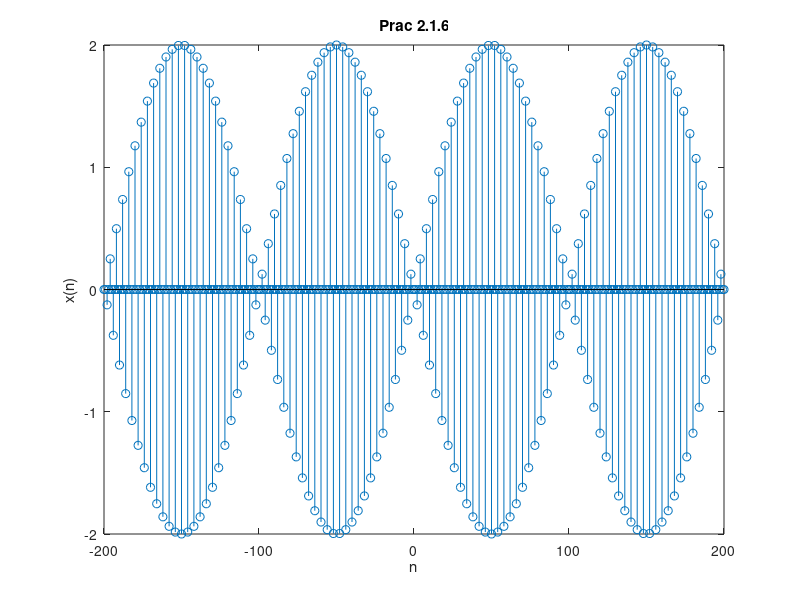

Source code (MATLAB):
% 한밭대학교 20191780 육정훈

n = -200:200;
x = 2 * sin(0.01 * pi * n) .* cos(0.5 * pi * n);

stem(n, x); title('Prac 2.1.6'); xlabel('n'); ylabel('x(n)');
